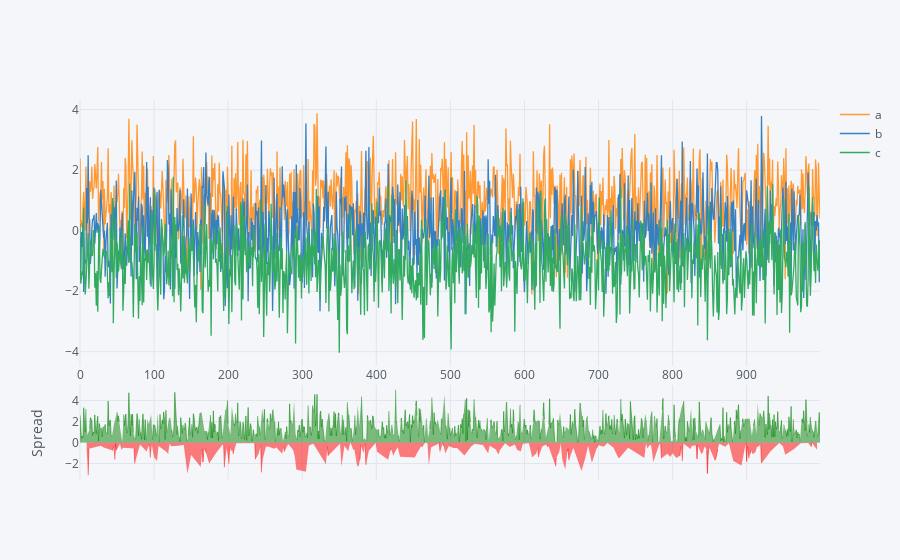

Write notebook code for a chart like this one.
### Code cell
iplot(df.iplot(asFigure= True, kind='spread', filename='cufflinks/basic-histogram'))

### Figure 1 — Plotly figure (JSON) as saved in the notebook; plotly's stock layout.template omitted (floating-point values rounded to 4 significant figures; data arrays with more than 128 entries replaced by an {"elided": "..."} marker saying what was removed)
{"data": [{"line": {"color": "rgba(255, 153, 51, 1.0)", "dash": "solid", "shape": "linear", "width": 1.3}, "mode": "lines", "name": "a", "text": "", "type": "scatter", "uid": "757363f4-fdca-11e8-8d6b-c49ded18145b", "x": {"elided": "1000 int values"}, "y": {"elided": "1000 float values"}}, {"line": {"color": "rgba(55, 128, 191, 1.0)", "dash": "solid", "shape": "linear", "width": 1.3}, "mode": "lines", "name": "b", "text": "", "type": "scatter", "uid": "757363f5-fdca-11e8-b58b-c49ded18145b", "x": {"elided": "1000 int values"}, "y": {"elided": "1000 float values"}}, {"line": {"color": "rgba(50, 171, 96, 1.0)", "dash": "solid", "shape": "linear", "width": 1.3}, "mode": "lines", "name": "c", "text": "", "type": "scatter", "uid": "757363f6-fdca-11e8-b8fa-c49ded18145b", "x": {"elided": "1000 int values"}, "y": {"elided": "1000 float values"}}, {"connectgaps": false, "fill": "tozeroy", "line": {"color": "red", "dash": "solid", "shape": "linear", "width": 0.5}, "mode": "lines", "name": "Spread", "showlegend": false, "type": "scatter", "uid": "757363f7-fdca-11e8-8bdc-c49ded18145b", "x": {"elided": "1000 int values"}, "xaxis": "x2", "y": {"elided": "1000 mixed values"}, "yaxis": "y2"}, {"connectgaps": false, "fill": "tozeroy", "line": {"color": "green", "dash": "solid", "shape": "linear", "width": 0.5}, "mode": "lines", "name": "Spread", "showlegend": false, "type": "scatter", "uid": "757363f8-fdca-11e8-ace3-c49ded18145b", "x": {"elided": "1000 int values"}, "xaxis": "x2", "y": {"elided": "1000 mixed values"}, "yaxis": "y2"}], "layout": {"hovermode": "x", "legend": {"bgcolor": "#F5F6F9", "font": {"color": "#4D5663"}}, "paper_bgcolor": "#F5F6F9", "plot_bgcolor": "#F5F6F9", "titlefont": {"color": "#4D5663"}, "xaxis": {"gridcolor": "#E1E5ED", "showgrid": true, "tickfont": {"color": "#4D5663"}, "title": "", "titlefont": {"color": "#4D5663"}, "zerolinecolor": "#E1E5ED"}, "xaxis2": {"anchor": "y2", "gridcolor": "#E1E5ED", "showgrid": true, "showticklabels": false, "tickfont": {"color": "#4D5663"}, "title": "", "titlefont": {"color": "#4D5663"}, "zerolinecolor": "#E1E5ED"}, "yaxis": {"domain": [0.3, 1], "gridcolor": "#E1E5ED", "showgrid": true, "tickfont": {"color": "#4D5663"}, "title": "", "titlefont": {"color": "#4D5663"}, "zerolinecolor": "#E1E5ED"}, "yaxis2": {"domain": [0, 0.25], "gridcolor": "#E1E5ED", "showgrid": true, "tickfont": {"color": "#4D5663"}, "title": "Spread", "titlefont": {"color": "#4D5663"}, "zerolinecolor": "#E1E5ED"}}}
